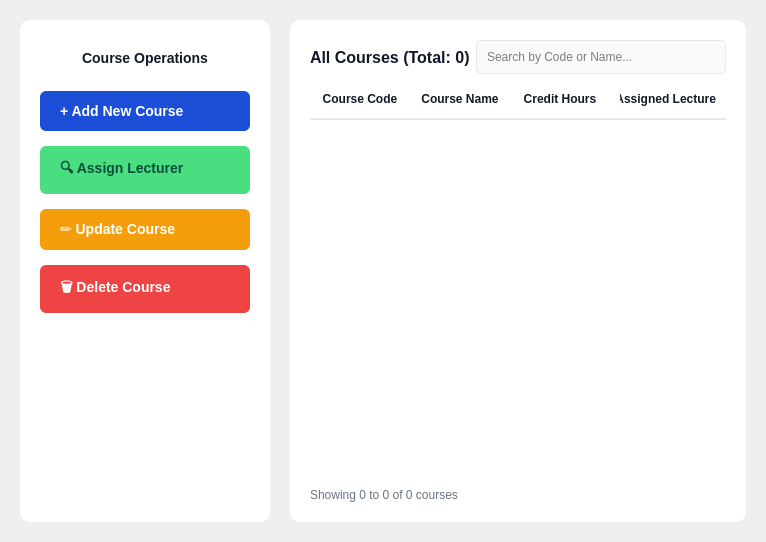
   <widget class="QWidget" name="CoursesPage">
    <property name="styleSheet">
     <string>QWidget#CoursesPage { background-color: #f5f7fb; }</string>
    </property>
    <layout class="QHBoxLayout" name="horizontalLayout_Main_Courses">
     <property name="spacing">
      <number>20</number>
     </property>
     <property name="leftMargin">
      <number>20</number>
     </property>
     <property name="topMargin">
      <number>20</number>
     </property>
     <property name="rightMargin">
      <number>20</number>
     </property>
     <property name="bottomMargin">
      <number>20</number>
     </property>
     <item>
      <widget class="QFrame" name="frame_Operations">
       <property name="minimumSize">
        <size>
         <width>250</width>
         <height>0</height>
        </size>
       </property>
       <property name="maximumSize">
        <size>
         <width>250</width>
         <height>16777215</height>
        </size>
       </property>
       <property name="styleSheet">
        <string>
         QFrame#frame_Operations {
             background-color: white;
             border-radius: 10px;
         }
         QPushButton {
             color: white;
             font-weight: bold;
             font-size: 14px;
             border-radius: 6px;
             padding: 12px;
             text-align: left;
             padding-left: 20px;
         }
         QPushButton#btn_addCourse { background-color: #1d4ed8; }
         QPushButton#btn_addCourse:hover { background-color: #1e40af; }
         
         QPushButton#btn_assignLecturer { background-color: #4ade80; color: #064e3b; }
         QPushButton#btn_assignLecturer:hover { background-color: #22c55e; }
         
         QPushButton#btn_updateCourse { background-color: #f59e0b; }
         QPushButton#btn_updateCourse:hover { background-color: #d97706; }
         
         QPushButton#btn_deleteCourse { background-color: #ef4444; }
         QPushButton#btn_deleteCourse:hover { background-color: #dc2626; }
        </string>
       </property>
       <layout class="QVBoxLayout" name="verticalLayout_Ops">
        <property name="spacing">
         <number>15</number>
        </property>
        <property name="leftMargin">
         <number>20</number>
        </property>
        <property name="topMargin">
         <number>30</number>
        </property>
        <property name="rightMargin">
         <number>20</number>
        </property>
        <item>
         <widget class="QLabel" name="label_OpsTitle">
          <property name="styleSheet">
           <string>font-weight: bold; font-size: 14px; color: #111827;</string>
          </property>
          <property name="text">
           <string>Course Operations</string>
          </property>
          <property name="alignment">
           <set>Qt::AlignmentFlag::AlignCenter</set>
          </property>
         </widget>
        </item>
        <item>
         <spacer name="verticalSpacer_small">
          <property name="orientation">
           <enum>Qt::Orientation::Vertical</enum>
          </property>
          <property name="sizeHint" stdset="0">
           <size>
            <width>20</width>
            <height>10</height>
           </size>
          </property>
         </spacer>
        </item>
        <item>
         <widget class="QPushButton" name="btn_addCourse">
          <property name="text">
           <string>+ Add New Course</string>
          </property>
         </widget>
        </item>
        <item>
         <widget class="QPushButton" name="btn_assignLecturer">
          <property name="text">
           <string>🔍 Assign Lecturer</string>
          </property>
         </widget>
        </item>
        <item>
         <widget class="QPushButton" name="btn_updateCourse">
          <property name="text">
           <string>✏️ Update Course</string>
          </property>
         </widget>
        </item>
        <item>
         <widget class="QPushButton" name="btn_deleteCourse">
          <property name="text">
           <string>🗑️ Delete Course</string>
          </property>
         </widget>
        </item>
        <item>
         <spacer name="verticalSpacer_large">
          <property name="orientation">
           <enum>Qt::Orientation::Vertical</enum>
          </property>
          <property name="sizeHint" stdset="0">
           <size>
            <width>20</width>
            <height>200</height>
           </size>
          </property>
         </spacer>
        </item>
       </layout>
      </widget>
     </item>
     <item>
      <widget class="QFrame" name="frame_Data">
       <property name="styleSheet">
        <string>
         QFrame#frame_Data {
             background-color: white;
             border-radius: 10px;
         }
         QLineEdit {
             padding: 8px;
             border: 1px solid #e5e7eb;
             border-radius: 5px;
             background-color: #f9fafb;
         }
        </string>
       </property>
       <layout class="QVBoxLayout" name="verticalLayout_Data">
        <property name="leftMargin">
         <number>20</number>
        </property>
        <property name="topMargin">
         <number>20</number>
        </property>
        <property name="rightMargin">
         <number>20</number>
        </property>
        <property name="bottomMargin">
         <number>20</number>
        </property>
        <item>
         <layout class="QHBoxLayout" name="horizontalLayout_TopBar">
          <item>
           <widget class="QLabel" name="label_TableTitle">
            <property name="styleSheet">
             <string>font-weight: bold; font-size: 16px; color: #111827;</string>
            </property>
            <property name="text">
             <string>All Courses (Total: 0)</string>
            </property>
           </widget>
          </item>
          <item>
           <spacer name="horizontalSpacer_TitleSearch">
            <property name="orientation">
             <enum>Qt::Orientation::Horizontal</enum>
            </property>
            <property name="sizeHint" stdset="0">
             <size>
              <width>0</width>
              <height>0</height>
             </size>
            </property>
           </spacer>
          </item>
          <item>
           <widget class="QLineEdit" name="lineEdit_Search">
            <property name="minimumSize">
             <size>
              <width>250</width>
              <height>0</height>
             </size>
            </property>
            <property name="placeholderText">
             <string>Search by Code or Name...</string>
            </property>
           </widget>
          </item>
         </layout>
        </item>
        <item>
         <widget class="QTableWidget" name="coursesTable">
          <property name="styleSheet">
           <string>
            QTableWidget {
                border: none;
                gridline-color: #f3f4f6;
                font-size: 13px;
                color: #374151;
            }
            QHeaderView::section {
                background-color: white;
                color: #111827;
                font-weight: bold;
                padding: 10px;
                border: none;
                border-bottom: 2px solid #e5e7eb;
            }
            QTableWidget::item {
                padding: 5px;
                border-bottom: 1px solid #f3f4f6;
            }
           </string>
          </property>
          <property name="alternatingRowColors">
           <bool>false</bool>
          </property>
          <property name="selectionBehavior">
           <enum>QAbstractItemView::SelectionBehavior::SelectRows</enum>
          </property>
          <property name="showGrid">
           <bool>false</bool>
          </property>
          <attribute name="horizontalHeaderStretchLastSection">
           <bool>true</bool>
          </attribute>
          <attribute name="verticalHeaderVisible">
           <bool>false</bool>
          </attribute>
          <column>
           <property name="text">
            <string>Course Code</string>
           </property>
          </column>
          <column>
           <property name="text">
            <string>Course Name</string>
           </property>
          </column>
          <column>
           <property name="text">
            <string>Credit Hours</string>
           </property>
          </column>
          <column>
           <property name="text">
            <string>Assigned Lecturer</string>
           </property>
          </column>
         </widget>
        </item>
        <item>
         <layout class="QHBoxLayout" name="horizontalLayout_BottomBar">
          <item>
           <widget class="QLabel" name="label_Showing">
            <property name="styleSheet">
             <string>color: #6b7280; font-size: 12px;</string>
            </property>
            <property name="text">
             <string>Showing 0 to 0 of 0 courses</string>
            </property>
           </widget>
          </item>
          <item>
           <spacer name="horizontalSpacer_Pagination">
            <property name="orientation">
             <enum>Qt::Orientation::Horizontal</enum>
            </property>
            <property name="sizeHint" stdset="0">
             <size>
              <width>0</width>
              <height>0</height>
             </size>
            </property>
           </spacer>
          </item>
         </layout>
        </item>
       </layout>
      </widget>
     </item>
    </layout>
   </widget>
